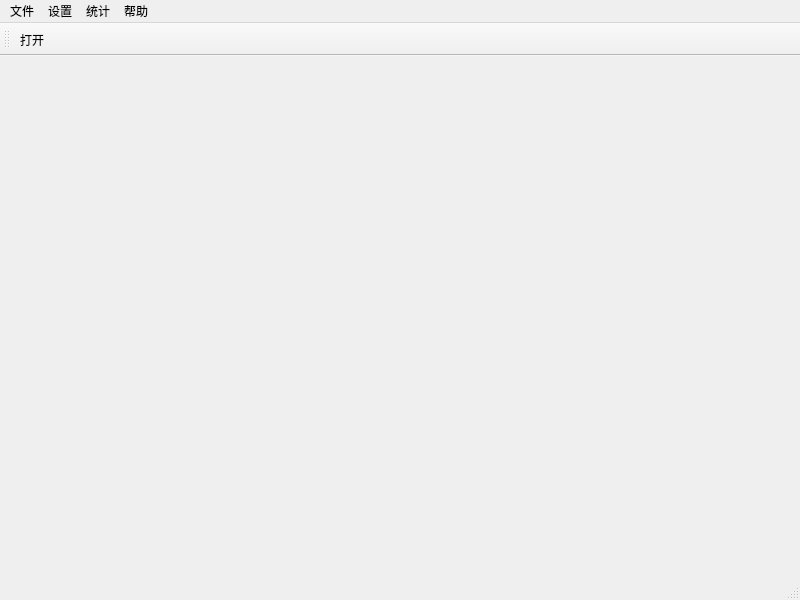
<?xml version="1.0" encoding="UTF-8"?>
<ui version="4.0">
 <class>MainWindow</class>
 <widget class="QMainWindow" name="MainWindow">
  <property name="geometry">
   <rect>
    <x>0</x>
    <y>0</y>
    <width>800</width>
    <height>600</height>
   </rect>
  </property>
  <property name="sizePolicy">
   <sizepolicy hsizetype="Preferred" vsizetype="Preferred">
    <horstretch>0</horstretch>
    <verstretch>0</verstretch>
   </sizepolicy>
  </property>
  <property name="windowTitle">
   <string>MainWindow</string>
  </property>
  <widget class="QMdiArea" name="centralWidget">
   <property name="sizePolicy">
    <sizepolicy hsizetype="Expanding" vsizetype="Expanding">
     <horstretch>0</horstretch>
     <verstretch>0</verstretch>
    </sizepolicy>
   </property>
   <property name="contextMenuPolicy">
    <enum>Qt::NoContextMenu</enum>
   </property>
   <property name="autoFillBackground">
    <bool>true</bool>
   </property>
   <property name="styleSheet">
    <string notr="true">selection-color: rgb(30, 218, 255);</string>
   </property>
   <property name="viewMode">
    <enum>QMdiArea::TabbedView</enum>
   </property>
   <property name="tabsClosable">
    <bool>true</bool>
   </property>
   <property name="tabsMovable">
    <bool>true</bool>
   </property>
   <property name="tabShape">
    <enum>QTabWidget::Rounded</enum>
   </property>
   <property name="tabPosition">
    <enum>QTabWidget::North</enum>
   </property>
  </widget>
  <widget class="QMenuBar" name="menuBar">
   <property name="geometry">
    <rect>
     <x>0</x>
     <y>0</y>
     <width>800</width>
     <height>23</height>
    </rect>
   </property>
   <widget class="QMenu" name="menu">
    <property name="title">
     <string>文件</string>
    </property>
    <addaction name="OpenFile"/>
    <addaction name="separator"/>
    <addaction name="actionSaveAs"/>
    <addaction name="separator"/>
    <addaction name="actionOpenMulti"/>
    <addaction name="actionOpenedFiles"/>
   </widget>
   <widget class="QMenu" name="menu_2">
    <property name="title">
     <string>设置</string>
    </property>
    <addaction name="actionTime"/>
    <addaction name="separator"/>
    <addaction name="actionGOOSE"/>
    <addaction name="actionSV"/>
    <addaction name="actionMMS"/>
    <addaction name="separator"/>
    <addaction name="actionSCD"/>
   </widget>
   <widget class="QMenu" name="menu_3">
    <property name="title">
     <string>统计</string>
    </property>
    <addaction name="actionReport"/>
   </widget>
   <widget class="QMenu" name="menu_4">
    <property name="title">
     <string>帮助</string>
    </property>
    <addaction name="action_5"/>
   </widget>
   <addaction name="menu"/>
   <addaction name="menu_2"/>
   <addaction name="menu_3"/>
   <addaction name="menu_4"/>
  </widget>
  <widget class="QToolBar" name="mainToolBar">
   <attribute name="toolBarArea">
    <enum>TopToolBarArea</enum>
   </attribute>
   <attribute name="toolBarBreak">
    <bool>false</bool>
   </attribute>
   <addaction name="OpenFile"/>
  </widget>
  <widget class="QStatusBar" name="statusBar"/>
  <action name="OpenFile">
   <property name="text">
    <string>打开</string>
   </property>
  </action>
  <action name="actionTime">
   <property name="text">
    <string>时间格式设置</string>
   </property>
  </action>
  <action name="actionGOOSE">
   <property name="text">
    <string>GOOSE分析设置</string>
   </property>
  </action>
  <action name="actionSV">
   <property name="text">
    <string>SMV分析设置</string>
   </property>
  </action>
  <action name="actionMMS">
   <property name="text">
    <string>MMS分析设置</string>
   </property>
  </action>
  <action name="actionSCD">
   <property name="text">
    <string>加载SCD文件</string>
   </property>
  </action>
  <action name="actionReport">
   <property name="text">
    <string>流量统计</string>
   </property>
  </action>
  <action name="action_5">
   <property name="text">
    <string>版本说明</string>
   </property>
  </action>
  <action name="actionSaveAs">
   <property name="text">
    <string>文件另存为</string>
   </property>
  </action>
  <action name="actionOpenMulti">
   <property name="text">
    <string>打开多文件</string>
   </property>
  </action>
  <action name="actionOpenedFiles">
   <property name="text">
    <string>合并打开的文件</string>
   </property>
  </action>
 </widget>
 <layoutdefault spacing="6" margin="11"/>
 <resources/>
 <connections/>
</ui>
